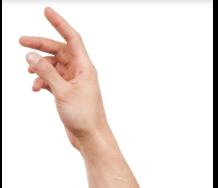
#> input picture Classifier/image.png, 218 x 188 px, given in place of the camera
$ jupyter execute camere.ipynb
#> lines starting #> are read from the running program, lines starting #| are printed output that depends on the picture; after the words box and inside, x2 and y2 are one past the last pixel; in counts of white or black regions, pixels touching at a corner belong together
[cell 1]
from sklearn.neighbors import KNeighborsClassifier
from sklearn.neural_network import MLPClassifier  # MLP is an NN
from sklearn import svm
import numpy as np
import argparse
import imutils  # If you are unable to install this library, ask the TA; we only need this in extract_hsv_histogram.
import cv2
import os
import random
import time
from commonfunctions import *
# Depending on library versions on your system, one of the following imports
from sklearn.model_selection import train_test_split

[cell 2]
import cv2
import numpy as np

def create_hand_mask_expanded(image):
    """Create a binary mask using YCrCb and LAB color spaces."""
    blurred = cv2.GaussianBlur(image, (5, 5), 0)
    ycrcb = cv2.cvtColor(blurred, cv2.COLOR_BGR2YCrCb)
    lab = cv2.cvtColor(blurred, cv2.COLOR_BGR2LAB)

    # Define thresholds for skin detection
    lower_ycrcb = np.array([0, 140, 100], dtype=np.uint8)
    upper_ycrcb = np.array([255, 180, 140], dtype=np.uint8)
    lower_lab = np.array([20, 135, 125], dtype=np.uint8)
    upper_lab = np.array([255, 175, 145], dtype=np.uint8)

    # Create masks for YCrCb and LAB
    mask_ycrcb = cv2.inRange(ycrcb, lower_ycrcb, upper_ycrcb)
    mask_lab = cv2.inRange(lab, lower_lab, upper_lab)
    combined_mask = cv2.bitwise_or(mask_ycrcb, mask_lab)

    # Clean the mask with morphological operations
    kernel = cv2.getStructuringElement(cv2.MORPH_ELLIPSE, ( 10,10))
    combined_mask = cv2.morphologyEx(combined_mask, cv2.MORPH_OPEN, kernel)
    combined_mask = cv2.morphologyEx(combined_mask, cv2.MORPH_CLOSE, kernel)
    #combined_mask = cv2.dilate(combined_mask, kernel, iterations=3)
    return combined_mask.astype(np.uint8)

def find_hand_contours(skin_mask, image):
    """Find the largest contour and compute its convex hull."""
    contours, _ = cv2.findContours(skin_mask, cv2.RETR_EXTERNAL, cv2.CHAIN_APPROX_SIMPLE)

    # Filter out small contours
    contours = [cnt for cnt in contours if cv2.contourArea(cnt) > 3000]
    if not contours:
        return image, None, None

    # Sort contours by area
    contours = sorted(contours, key=cv2.contourArea, reverse=True)
    hand_contour = contours[0]
    # Visualize the convex hull
    output_image = image.copy()
    try:
        hull = cv2.convexHull(hand_contour)
        cv2.drawContours(output_image, [hull], -1, (255, 0, 0), 2)
    except Exception as e:
        print(f"Error processing contour: {e}")
        return output_image, None, None

    return output_image, hand_contour, hull

def create_color_mask(new_screen, hull, square_size=64):
    """
    Create a mask based on LAB color similarity within a bounding box using adaptive thresholding.
    """
    # Find the bounding box of the hull
    x, y, w, h = cv2.boundingRect(hull)

    # Calculate the center and create an inner box
    center_x, center_y = x + w // 2, y + h // 2
    inner_x, inner_y = center_x - square_size // 2, center_y - square_size // 2
    inner_x, inner_y = max(0, inner_x), max(0, inner_y)
    inner_w, inner_h = square_size, square_size


    # Convert to LAB color space
    lab_screen = cv2.cvtColor(new_screen, cv2.COLOR_BGR2LAB)

    # Extract inner box region and compute mean LAB color
    inner_box_region = lab_screen[inner_y:inner_y + inner_h, inner_x:inner_x + inner_w]
    avg_lab_color = cv2.mean(inner_box_region)[:3]

    # Apply LAB color thresholding to the bounding box
    bounding_box_region = lab_screen[y:y + h, x:x + w]
    diff = cv2.absdiff(bounding_box_region, np.uint8(avg_lab_color))
    diff_norm = np.linalg.norm(diff, axis=2).astype(np.uint8)

    # Apply adaptive thresholding to create a binary mask
    binary_mask = cv2.adaptiveThreshold(diff_norm, 255, cv2.ADAPTIVE_THRESH_GAUSSIAN_C,
                                        cv2.THRESH_BINARY, 11, 2)

    lower_lab = np.array([20, 135, 125], dtype=np.uint8)
    upper_lab = np.array([255, 175, 145], dtype=np.uint8)
    mask_lab = cv2.inRange(bounding_box_region, lower_lab, upper_lab)
    final_mask = cv2.bitwise_and(binary_mask, mask_lab)
    kernel = cv2.getStructuringElement(cv2.MORPH_ELLIPSE, ( 10,10))
    final_mask = cv2.morphologyEx(final_mask, cv2.MORPH_CLOSE, kernel)
    final_mask=resize_with_aspect_ratio(final_mask, target_size=(400, 400), pad_color=0)
    return final_mask

def resize_with_aspect_ratio(image, target_size=(300, 300), pad_color=0):
    h, w = image.shape[:2]
    target_w, target_h = target_size
    scale = min(target_w / w, target_h / h)
    new_w, new_h = int(w * scale), int(h * scale)
    if w == 0 or h == 0:
        print("Invalid bounding box dimensions:", w, h)
        return None
    resized_image = cv2.resize(image, (new_w, new_h), interpolation=cv2.INTER_LINEAR)
    canvas = np.full((target_h, target_w), pad_color, dtype=np.uint8)
    x_offset = (target_w - new_w) // 2
    y_offset = (target_h - new_h) // 2
    canvas[y_offset:y_offset + new_h, x_offset:x_offset + new_w] = resized_image
    return canvas


def process_frame(frame):
    """Process the input frame to detect the hand region."""
    skin_mask = create_hand_mask_expanded(frame)
    output_image, hand_contour, hull = find_hand_contours(skin_mask, frame)


    if hull is not None:
        hull_points = np.squeeze(hull)
        cx = np.mean(hull_points[:, 0]).astype(int)  # Average x-coordinates
        cy = np.mean(hull_points[:, 1]).astype(int)  # Average y-coordinates
        print(f"Convex Hull Center: ({cx}, {cy})")
        hand_region = create_color_mask(frame, hull)
    else:
        hand_region = np.zeros_like(frame)

    return skin_mask, output_image, hand_region

def main():
    cap = cv2.VideoCapture(0)

    while True:
        ret, frame = cap.read()
#> frame is the input picture: shape (188, 218, 3); mean B, G, R 224.4, 228.7, 238.4
        if not ret:
            break

        frame = cv2.flip(frame, 1)
        skin_mask, output_image, hand_region = process_frame(frame)
#> in create_hand_mask_expanded, `blurred = cv2.GaussianBlur(image, (5, 5), 0)`:
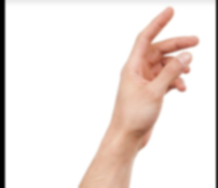
#> blurred: shape (188, 218, 3); mean B, G, R 224.5, 228.8, 238.5
#> in create_hand_mask_expanded, `ycrcb = cv2.cvtColor(blurred, cv2.COLOR_BGR2YCrCb)`: ycrcb: shape (188, 218, 3); mean of channels 0, 1, 2 231.2, 133.2, 124.2
#> in create_hand_mask_expanded, `lab = cv2.cvtColor(blurred, cv2.COLOR_BGR2LAB)`: lab: shape (188, 218, 3); mean of channels 0, 1, 2 232.6, 131, 131.7
#> in create_hand_mask_expanded, `mask_ycrcb = cv2.inRange(ycrcb, lower_ycrcb, upper_ycrcb)`:
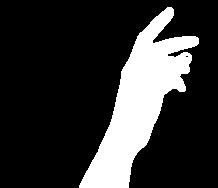
#> mask_ycrcb: shape (188, 218); 20% white; 1 white region, box (x1, y1, x2, y2) and area: (79, 7, 199, 188) 8209
#> in create_hand_mask_expanded, `mask_lab = cv2.inRange(lab, lower_lab, upper_lab)`: mask_lab: shape (188, 218); 9.9% white; 7 white regions (6 under 20 px), largest, box (x1, y1, x2, y2) and area: (84, 7, 199, 188) 4033
#> in create_hand_mask_expanded, `combined_mask = cv2.bitwise_or(mask_ycrcb, mask_lab)`: combined_mask: shape (188, 218); 20% white; 1 white region, box (x1, y1, x2, y2) and area: (79, 7, 199, 188) 8212
#> in create_hand_mask_expanded, `combined_mask = cv2.morphologyEx(combined_mask, cv2.MORPH_OPEN, kernel)`: combined_mask: shape (188, 218); 19.8% white; 1 white region, box (x1, y1, x2, y2) and area: (80, 8, 199, 188) 8105
#> in create_hand_mask_expanded, `combined_mask = cv2.morphologyEx(combined_mask, cv2.MORPH_CLOSE, kernel)`:
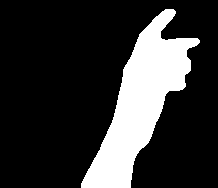
#> combined_mask: shape (188, 218); 20.1% white; 1 white region
#> in find_hand_contours, `contours, _ = cv2.findContours(skin_mask, cv2.RETR_EXTERNAL, cv2.CHAIN..`: contours = 1 contour; box (x1, y1, x2, y2) and area: (81, 9, 200, 188) 7982
#> in find_hand_contours, `hand_contour = contours[0]`: hand_contour = contour of 208 points, box (x1, y1, x2, y2) (81, 9, 200, 188), area 7982
#> in find_hand_contours, `hull = cv2.convexHull(hand_contour)`: hull = contour of 14 points, box (x1, y1, x2, y2) (81, 9, 200, 188), area 10212
#> in find_hand_contours, `cv2.drawContours(output_image, [hull], -1, (255, 0, 0), 2)`:
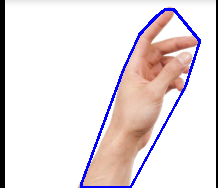
#> output_image: shape (188, 218, 3); mean B, G, R 225.2, 221.8, 231.2
#> in process_frame, `hull_points = np.squeeze(hull)`: hull_points = 14 rows, first 8: [173, 9], [175, 11], [199, 40], [199, 42], [185, 86], [130, 187], [81, 187], [81, 183]
#> in process_frame, `cx = np.mean(hull_points[:, 0]).astype(int)`: cx = 151
#> in process_frame, `cy = np.mean(hull_points[:, 1]).astype(int)`: cy = 64
#| Convex Hull Center: (151, 64)
#> in create_color_mask, `x, y, w, h = cv2.boundingRect(hull)`: x = 81; y = 9; w = 119; h = 179
#> in create_color_mask, `center_x, center_y = x + w // 2, y + h // 2`: center_x = 140; center_y = 98
#> in create_color_mask, `inner_x, inner_y = center_x - square_size // 2, center_y - square_size..`: inner_x = 108; inner_y = 66
#> in create_color_mask, `lab_screen = cv2.cvtColor(new_screen, cv2.COLOR_BGR2LAB)`: lab_screen: shape (188, 218, 3); mean of channels 0, 1, 2 232.3, 131, 131.7
#> in create_color_mask, `inner_box_region = lab_screen[inner_y:inner_y + inner_h, inner_x:inner..`: inner_box_region: shape (64, 64, 3); mean of channels 0, 1, 2 206.5, 138.2, 141.3
#> in create_color_mask, `avg_lab_color = cv2.mean(inner_box_region)[:3]`: avg_lab_color = (206.5, 138.2, 141.3)
#> in create_color_mask, `bounding_box_region = lab_screen[y:y + h, x:x + w]`: bounding_box_region: shape (179, 119, 3); mean of channels 0, 1, 2 227.9, 133.8, 135.1
#> in create_color_mask, `diff = cv2.absdiff(bounding_box_region, np.uint8(avg_lab_color))`: diff: shape (179, 119, 3); mean of channels 0, 1, 2 38.3, 8.2, 10
#> in create_color_mask, `diff_norm = np.linalg.norm(diff, axis=2).astype(np.uint8)`:
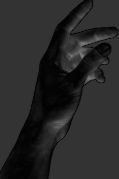
#> diff_norm: shape (179, 119); min 0, max 127, mean 40.1
#> in create_color_mask, `binary_mask = cv2.adaptiveThreshold(diff_norm, 255, cv2.ADAPTIVE_THRES..`:
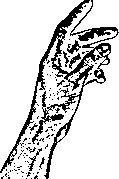
#> binary_mask: shape (179, 119); 83.6% white; 102 black regions (94 under 20 px), largest, box (x1, y1, x2, y2) and area: (0, 0, 119, 179) 2922, (67, 40, 81, 54) 85, (69, 53, 81, 69) 64
#> in create_color_mask, `mask_lab = cv2.inRange(bounding_box_region, lower_lab, upper_lab)`:
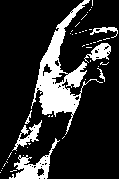
#> mask_lab: shape (179, 119); 18.3% white; 47 white regions (40 under 20 px), largest, box (x1, y1, x2, y2) and area: (31, 0, 103, 135) 2426, (9, 138, 60, 179) 632, (12, 120, 42, 151) 281
#> in create_color_mask, `final_mask = cv2.bitwise_and(binary_mask, mask_lab)`: final_mask: shape (179, 119); 8.5% white; 71 white regions (65 under 20 px), largest, box (x1, y1, x2, y2) and area: (37, 33, 79, 116) 941, (10, 155, 49, 179) 439, (19, 124, 40, 146) 112, (67, 71, 82, 86) 78, (93, 49, 104, 60) 38, (66, 88, 71, 96) 20
#> in create_color_mask, `final_mask = cv2.morphologyEx(final_mask, cv2.MORPH_CLOSE, kernel)`:
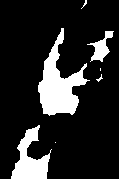
#> final_mask: shape (179, 119); 15.7% white; 7 white regions (4 under 20 px), largest, box (x1, y1, x2, y2) and area: (38, 28, 90, 116) 1913, (11, 125, 52, 179) 1058, (87, 31, 114, 62) 330
#> in resize_with_aspect_ratio, `resized_image = cv2.resize(image, (new_w, new_h), interpolation=cv2.IN..`:
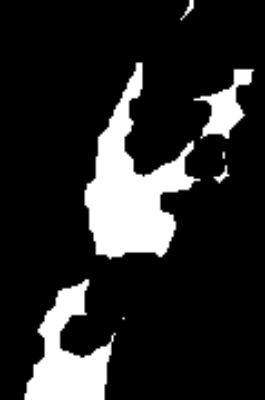
#> resized_image: shape (400, 265); min 0, max 255, mean 40
#> in resize_with_aspect_ratio, `canvas[y_offset:y_offset + new_h, x_offset:x_offset + new_w] = resized..`:
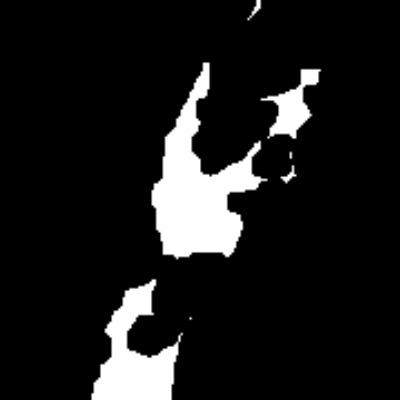
#> canvas: shape (400, 400); min 0, max 255, mean 26.5

        # Display results
        cv2.imshow("Original", frame)
        cv2.imshow("Skin Mask", skin_mask)
        cv2.imshow("Hand Detection", output_image)
        cv2.imshow("Hand Region (Box)", hand_region)

        if cv2.waitKey(1) & 0xFF == ord('q'):
#> (key q is pressed here)
            break

    cap.release()
    cv2.destroyAllWindows()

if __name__ == "__main__":
    main()
